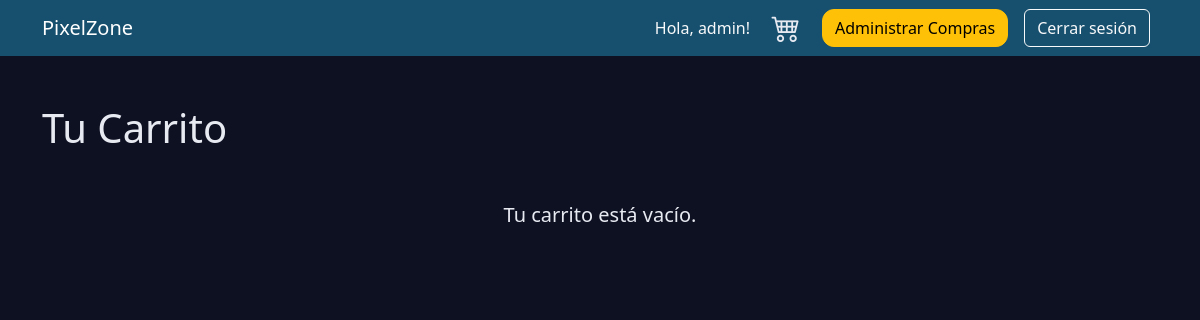
Before: /tienda/carrito/ (signed in) with the older database file.
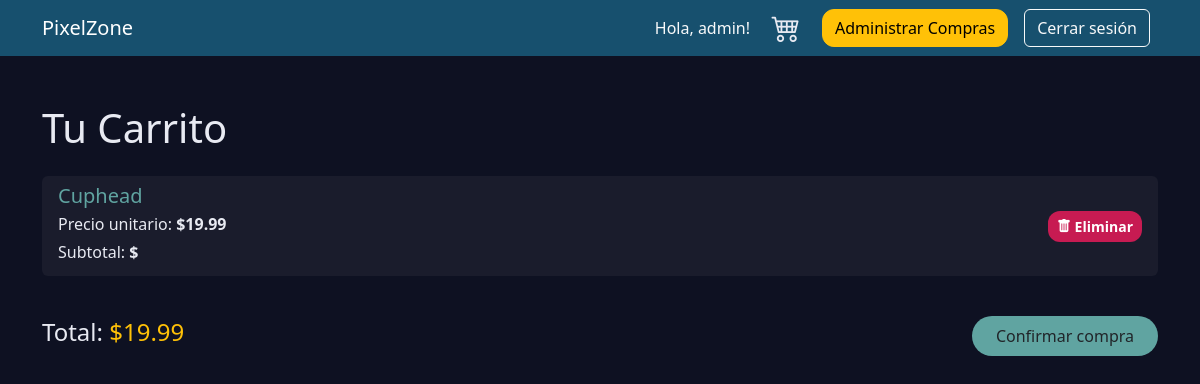
After: the same page with the newer database file.
### tienda/models.py (models this page shows)
class ItemCarrito(models.Model):
    carrito = models.ForeignKey(Carrito, on_delete=models.CASCADE, related_name='items')
    juego = models.ForeignKey(Juego, on_delete=models.CASCADE)
    cantidad = models.PositiveIntegerField(default=1)

### juegos/models.py (models this page shows, shortened)
class Juego(models.Model):
    GENEROS = [
        ('Acción', 'Acción'),
        ('Aventura', 'Aventura'),
        ('Casual', 'Casual'),
        ('Experimental', 'Experimental'),
        ('Puzles', 'Puzles (Rompecabezas)'),
        ('Carreras', 'Carreras'),
        ('RPG', 'RPG (Rol)'),
        ('Simulación', 'Simulación'),
        ('Deportes', 'Deportes'),
        ('Estrategia', 'Estrategia'),
        ('Mesa', 'Juegos de mesa'),
    ]
    nombre = models.CharField(max_length=100)
    precio = models.DecimalField(max_digits=10, decimal_places=2)
    imagen_miniatura = models.URLField(null=True, blank=True)
    imagen_principal = models.URLField(null=True, blank=True)
    imagen2 = models.URLField(null=True, blank=True)
    imagen3 = models.URLField(null=True, blank=True)
    imagen4 = models.URLField(null=True, blank=True)
    imagen5 = models.URLField(null=True, blank=True)
    video = models.URLField(null=True, blank=True)
    descripcion = models.TextField()
    fecha_lanzamiento = models.DateField()
    desarrollador = models.CharField(max_length=100)
    genero = models.CharField(max_length=50, choices=GENEROS)
    descuento = models.IntegerField()

### tienda/views.py (the view)
# urls.py: path('carrito/', views.ver_carrito, name='ver_carrito'),
@login_required
def ver_carrito(request):
    carrito, _ = Carrito.objects.get_or_create(usuario=request.user)
    items = carrito.items.select_related('juego')
    total = sum(item.juego.precio * item.cantidad for item in items)
    return render(request, 'carrito.html', {
        'items': items,
        'total': total
    })

### tienda/templates/carrito.html (shortened to what this page needs)
{% extends 'base.html' %}
{% block content %}
<div class="py-4">
  <h1 class="mb-4">Tu Carrito</h1>
  {% if items %}
    <div class="list-group">
      {% for item in items %}
        <div class="list-group-item d-flex align-items-center justify-content-between mb-3 border-0" style="background-color:  #1a1c2c; color: #E8EAF2;">
          <div>
            <h5 class="mb-1 text-primary">{{ item.juego.nombre }}</h5>
            <p class="mb-1">Precio unitario: <strong>${{ item.juego.precio }}</strong></p>
            <p class="mb-1">Subtotal: <strong>${{ item.juego.precio|floatformat:2|add:item.juego.precio|floatformat:2 }}</strong></p>
          </div>
          <form action="{% url 'eliminar_del_carrito' item.id %}" method="post" class="mb-0">
            <button type="submit" class="btn btn-pink btn-sm rounded-pilll">
              <i class="bi bi-trash-fill"></i> Eliminar
            </button>
          </form>
        </div>
      {% endfor %}
    </div>
    <div class="mt-4 d-flex justify-content-between align-items-center">
      <h4>Total: <span class="text-warning">${{ total }}</span></h4>
      <form action="{% url 'confirmar_compra' %}" method="post" class="mb-0">
        <button type="submit" class="btn btn-entrar px-4 py-2 rounded-pill">
          Confirmar compra
        </button>
      </form>
    </div>
  {% else %}
    <p class="lead text-center mt-5">Tu carrito está vacío.</p>
  {% endif %}
</div>
{% endblock %}

Changed rows visible on the page:
added ItemCarrito: juego.nombre "Cuphead", juego.precio "19.99"
Other visible differences:
{{ total }}: (not shown) → "19.99"
text no longer shown: "Tu carrito está vacío."
text now shown: "Total: $ Confirmar compra"
